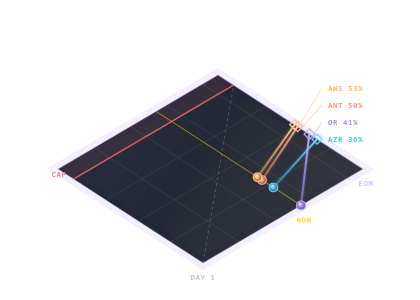

Write the Python code that produced this figure.
#!/usr/bin/env python3
"""Render the affine month map with no enclosing widget chrome."""

import os
import sys

import cairo


HERE = os.path.dirname(os.path.abspath(__file__))
sys.path.insert(0, os.path.join(HERE, "trajectory_variants"))
import render_variants as rv


WIDTH = 420
HEIGHT = 300


def render():
    surface = cairo.ImageSurface(cairo.FORMAT_ARGB32, WIDTH, HEIGHT)
    cr = cairo.Context(surface)

    base_x, base_y = 203, 263
    time_vector = (160, -94)
    pressure_vector = (-145, -94)
    pressure_max = 1.12

    def point(time, pressure):
        return (
            base_x + time_vector[0] * time + pressure_vector[0] * pressure / pressure_max,
            base_y + time_vector[1] * time + pressure_vector[1] * pressure / pressure_max,
        )

    domain = [point(0, 0), point(1, 0), point(1, pressure_max), point(0, pressure_max)]

    # The diamond itself is the only surface: no panel, header, chips, footer,
    # legend, or prepaid side instrument.
    cr.move_to(*domain[0])
    for corner in domain[1:]:
        cr.line_to(*corner)
    cr.close_path()
    rv.set_hex(cr, "8b5cf6", 0.10)
    cr.set_line_width(12)
    cr.stroke()

    cr.move_to(*domain[0])
    for corner in domain[1:]:
        cr.line_to(*corner)
    cr.close_path()
    cr.set_source(rv.gradient(58, 72, 340, 262, [
        (0.00, "10182b", 0.90),
        (0.48, "050b18", 0.88),
        (1.00, "02050e", 0.78),
    ]))
    cr.fill_preserve()
    rv.set_hex(cr, "c4b5fd", 0.30)
    cr.set_line_width(1.1)
    cr.stroke()

    # Overshoot is part of the map domain, not a separate warning card.
    cap_start, cap_end = point(0, 1), point(1, 1)
    top_start, top_end = point(0, pressure_max), point(1, pressure_max)
    cr.move_to(*cap_start)
    cr.line_to(*cap_end)
    cr.line_to(*top_end)
    cr.line_to(*top_start)
    cr.close_path()
    rv.set_hex(cr, "f87171", 0.085)
    cr.fill()

    # Shared coordinate mesh.
    cr.set_line_width(1)
    for day in (7, 14, 21, 28):
        a, b = point(day / rv.DAYS, 0), point(day / rv.DAYS, pressure_max)
        rv.set_hex(cr, "f8fafc", 0.065)
        cr.move_to(*a)
        cr.line_to(*b)
        cr.stroke()
    for pressure in (0.25, 0.50, 0.75):
        a, b = point(0, pressure), point(1, pressure)
        rv.set_hex(cr, "f8fafc", 0.065)
        cr.move_to(*a)
        cr.line_to(*b)
        cr.stroke()

    # The four laws needed to read the object.
    now_start, now_end = point(rv.ELAPSED, 0), point(rv.ELAPSED, pressure_max)
    eom_start, eom_end = point(1, 0), point(1, pressure_max)
    rv.set_hex(cr, "facc15", 0.50)
    cr.move_to(*now_start)
    cr.line_to(*now_end)
    cr.stroke()
    rv.set_hex(cr, "c4b5fd", 0.34)
    cr.move_to(*eom_start)
    cr.line_to(*eom_end)
    cr.stroke()
    rv.set_hex(cr, "f87171", 0.76)
    cr.set_line_width(1.5)
    cr.move_to(*cap_start)
    cr.line_to(*cap_end)
    cr.stroke()

    pace_start, pace_end = point(0, 0), point(1, 1)
    rv.set_hex(cr, "f8fafc", 0.19)
    cr.set_line_width(1)
    cr.set_dash([3, 3])
    cr.move_to(*pace_start)
    cr.line_to(*pace_end)
    cr.stroke()
    cr.set_dash([])

    rv.flat_text(cr, "DAY 1", domain[0][0], domain[0][1] + 17, 7.5, "94a3b8", 0.62, align="center")
    rv.flat_text(cr, "NOW", now_start[0] + 3, now_start[1] + 17, 7.5, "facc15", 0.86, align="center")
    rv.flat_text(cr, "EOM", eom_start[0] + 3, eom_start[1] + 17, 7.5, "c4b5fd", 0.78, align="center")
    rv.flat_text(cr, "CAP", cap_start[0] - 7, cap_start[1] - 2, 7.5, "f87171", 0.90, align="right")

    # Provider identity is attached directly to the geometry, replacing the
    # removed legend. Filled bead = now; hollow diamond = horizon landing.
    label_rows = {
        "AWS": 91,
        "ANT": 108,
        "OR": 125,
        "AZR": 142,
    }
    for item in sorted(rv.SERIES, key=lambda entry: entry["f"]):
        current = point(rv.ELAPSED, item["s"])
        forecast = point(1, item["f"])
        rv.glow_line(cr, *current, *forecast, item["color"], width=1.9, alpha=0.96)
        rv.bead(cr, *current, 4.3, item["color"])
        rv.diamond(cr, *forecast, 5.0, item["color"], hollow=True)
        label_y = label_rows[item["code"]]
        rv.set_hex(cr, item["color"], 0.42)
        cr.set_line_width(0.8)
        cr.move_to(forecast[0] + 5, forecast[1])
        cr.line_to(322, label_y - 3)
        cr.stroke()
        rv.flat_text(
            cr,
            f"{item['code']} {item['f'] * 100:.0f}%",
            328,
            label_y,
            7.5,
            item["color"],
            0.92,
        )

    # OpenRouter shares the exact same August 31 horizon as every metered
    # provider. Its current balance is the 100% ceiling, while the trajectory
    # is only the additional credit expected to be consumed from now to EOM.
    # Recent history informs the daily burn rate; it does not change the x-axis.
    reserve = rv.RESERVE
    eom_spend = reserve["burn"] * rv.DAYS_LEFT
    forecast_pressure = eom_spend / reserve["balance"]
    current = point(rv.ELAPSED, 0)
    forecast = point(1, forecast_pressure)

    rv.glow_line(cr, *current, *forecast, reserve["color"], width=2.0, alpha=0.98)
    rv.bead(cr, *current, 4.5, reserve["color"])
    rv.diamond(cr, *forecast, 5.2, reserve["color"], hollow=True)

    label_y = label_rows["OR"]
    rv.set_hex(cr, reserve["color"], 0.48)
    cr.set_line_width(0.8)
    cr.move_to(forecast[0] + 5, forecast[1])
    cr.line_to(322, label_y - 3)
    cr.stroke()
    rv.flat_text(
        cr,
        f"OR {forecast_pressure * 100:.0f}%",
        328,
        label_y,
        7.5,
        reserve["color"],
        0.98,
    )

    output = os.path.join(HERE, "affine-map-only.png")
    surface.write_to_png(output)
    print(output)


if __name__ == "__main__":
    render()
